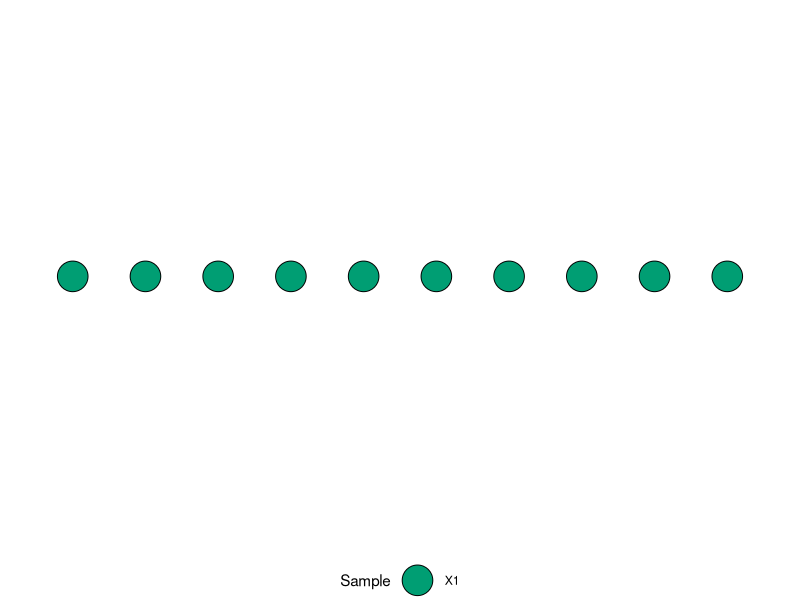
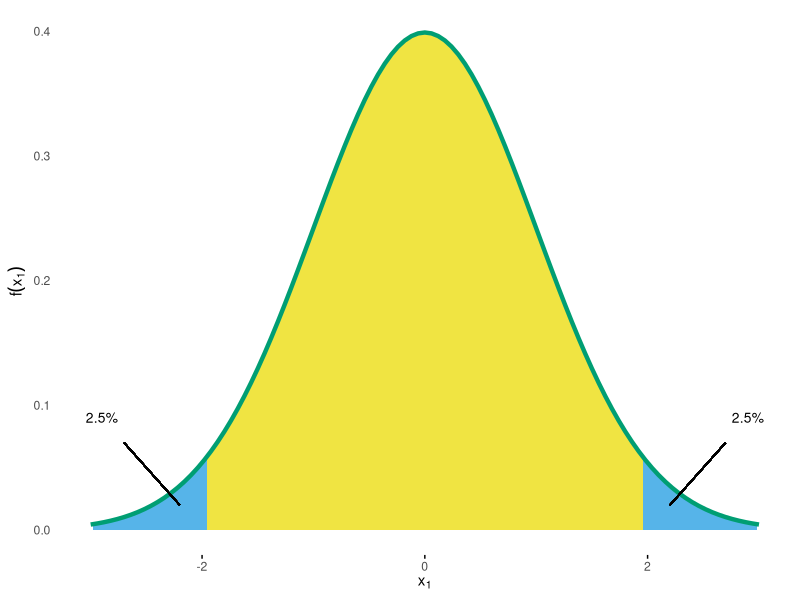
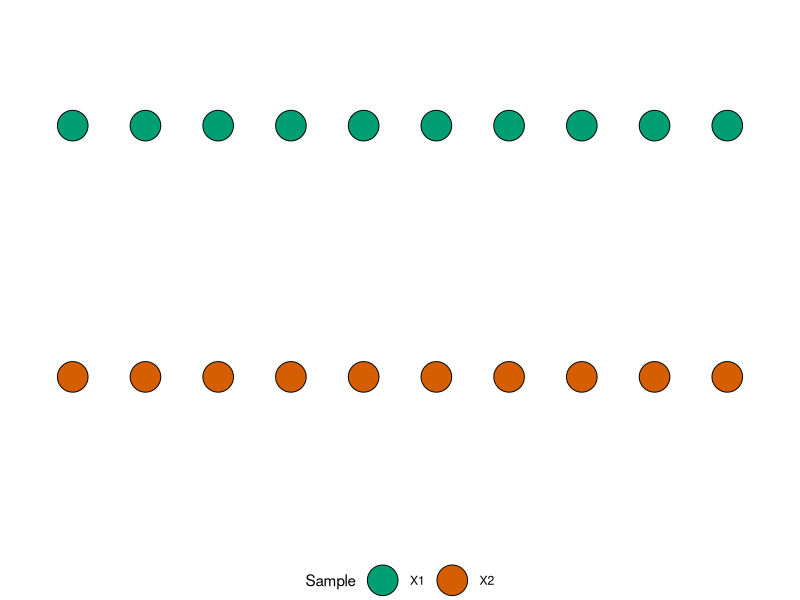
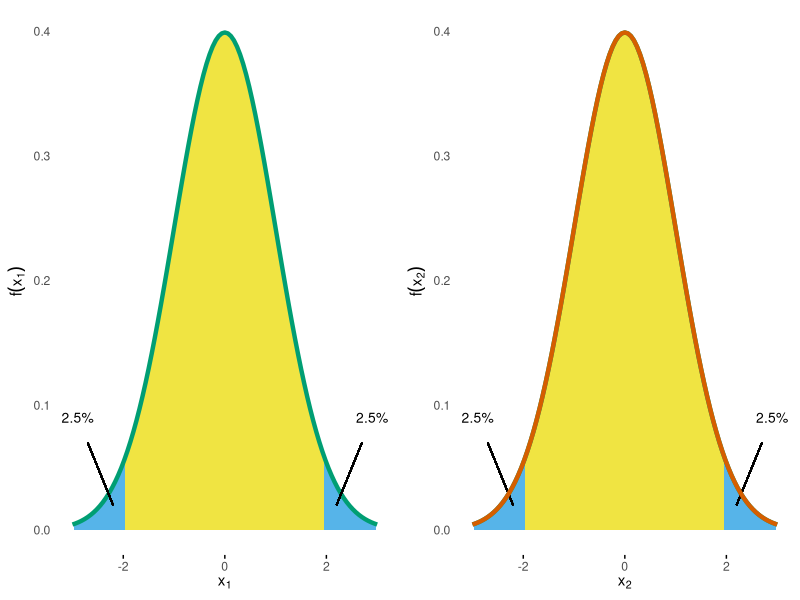
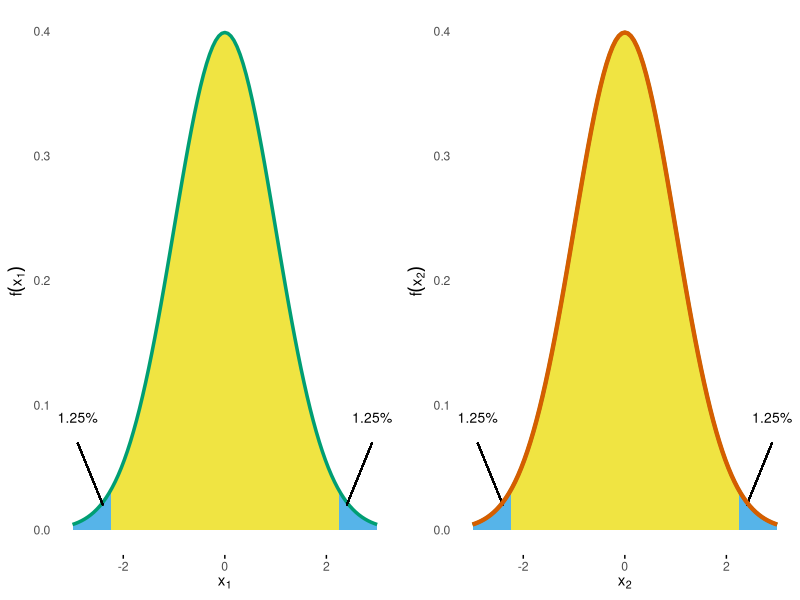
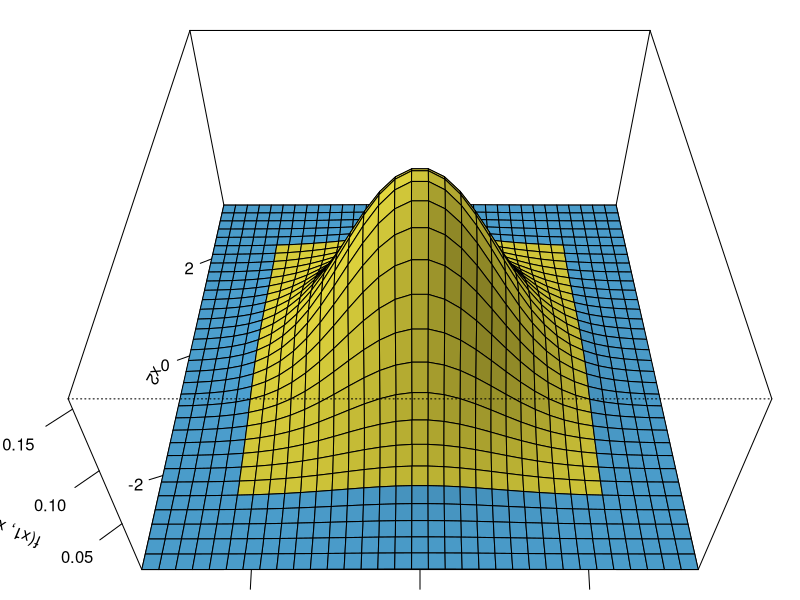
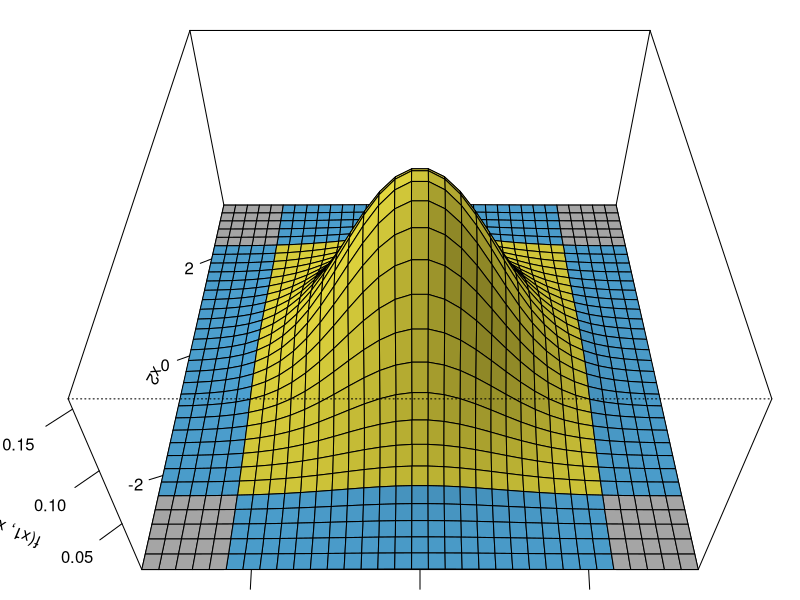
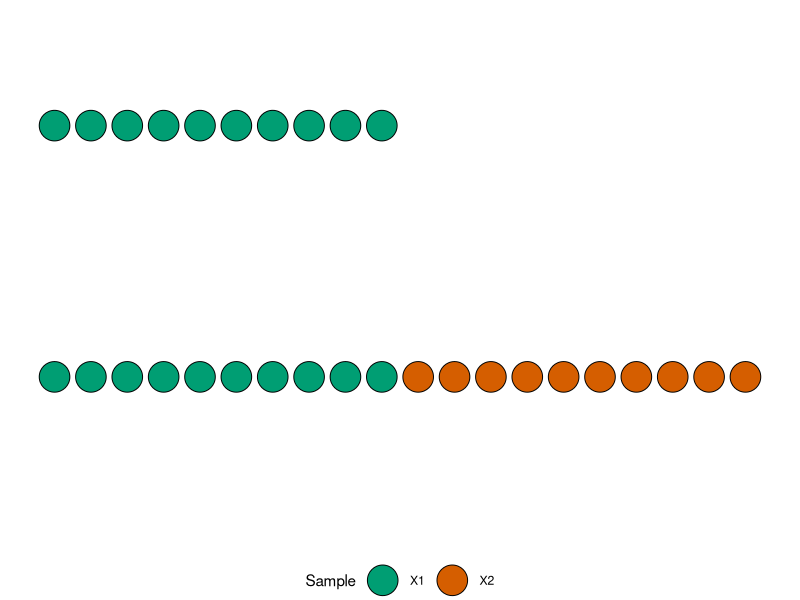

Generate these figures, in order, with R: (Note: this script raises an error after producing the figures.)
## ---- chunk 1
library(knitr)
library("ggplot2")

knitr::opts_chunk$set(
  comment = "#",
  prompt = F,
  tidy = FALSE,
  cache = FALSE,
  collapse = T,
  echo = FALSE,
  dpi = 300,
  fig.width = 5, fig.height = 5
)

okabe_palette <- c('orange' = "#E69F00",
                   'sky blue' = "#56B4E9",
                   'bluish green' = "#009E73",
                   'yellow' = "#F0E442",
                   'blue' = "#0072B2",
                   'vermillion' = "#D55E00",
                   'reddish purple' = "#CC79A7")

options(width = 100L, digits = 10)
## ---- chunk 2
fill_colors = c(X1 = okabe_palette[["bluish green"]],
                X2 = okabe_palette[["vermillion"]],
                "X1+X2" = "#6B7E3A")

data  = data.frame(x = c(1:10, 1:10, 1:20),
                   y = c(rep(2, 10), rep(1.5, 10), rep(1.5, 20)),
                   Sample = c(rep("X1", 10), rep("X2", 10), rep("X1+X2", 20))
)
## ---- chunk 3
dat = data[1:10, ]
ggplot(dat, aes(x = x, y = y)) +
    geom_point(size = 10, shape = 21, aes(fill = Sample)) +
    scale_fill_manual(values = fill_colors[1]) +
    lims(x = c(0.5, 10.5), y = c(2, 2)) +
    theme_void() +
    theme(legend.position = "bottom")

## ---- chunk 4
fig.cap = "Standard Normal Density with critial bounds marking 5% significance level."

blue = okabe_palette[["sky blue"]]
yellow = okabe_palette[["yellow"]]


crit = qnorm(1 - 0.025)
probLabel = paste0(pnorm(-crit)*100, "%")
x = seq(-3, 3, by = 0.01)

normalDensPlot = 
    ggplot(data.frame(x = x), aes(x = x)) +
    stat_function(fun = dnorm, geom = "area", fill = blue, xlim = c(-4, -crit)) +
    stat_function(fun = dnorm, geom = "area", fill = yellow, xlim = c(-crit, crit)) +
    stat_function(fun = dnorm, geom = "area", fill = blue, xlim = c(crit, 4)) +
    stat_function(fun = dnorm, color = okabe_palette[["bluish green"]], size = 1.5) +
    geom_segment(x = 2.2, xend = 2.7, y = 0.02, yend = 0.07) +
    geom_segment(x = -2.2, xend = -2.7, y = 0.02, yend = 0.07) +
    annotate("text", label = probLabel, x = 2.9, y = 0.09, size = 3.5) +
    annotate("text", label = probLabel, x = -2.9, y = 0.09, size = 3.5) +
    lims(x = range(x)) +
    labs(x = expression(x[1]), 
         y = expression(f(x[1]))) +
    theme_minimal() +
    theme(panel.grid.major = element_blank(),
          panel.grid.minor = element_blank(),
          axis.ticks.x = element_line())

normalDensPlot
## ---- chunk 5
qnorm(0.025)
## ---- chunk 6
dat = data[1:20, ]
ggplot(dat, aes(x = x, y = y)) +
    geom_point(size = 10, shape = 21, aes(fill = Sample)) +
    scale_fill_manual(values = fill_colors[1:2]) +
    lims(x = c(0.5, 10.5), y = c(1.2, 2.2)) +
    theme_void() +
    theme(legend.position = "bottom")

## ---- chunk 7
normalDensPlotX2 = normalDensPlot + 
    labs(x = expression(x[2]), y = expression(f(x[2]))) +
    stat_function(fun = dnorm, color = okabe_palette[["vermillion"]], size = 1.5)
gridExtra::grid.arrange(normalDensPlot, normalDensPlotX2, nrow = 1)
## ---- chunk 8
qnorm(0.025/2)
## ---- chunk 9
fig.cap = "Standard Normal Density with critial bounds marking 5% significance level."

blue = okabe_palette[["sky blue"]]
yellow = okabe_palette[["yellow"]]

crit = qnorm(1 - 0.025/2)
probLabel = paste0(pnorm(-crit)*100, "%")
x = seq(-3, 3, by = 0.01)

normalDensPlotAdj = 
    ggplot(data.frame(x = x), aes(x = x)) +
    stat_function(fun = dnorm, geom = "area", fill = blue, xlim = c(-4, -crit)) +
    stat_function(fun = dnorm, geom = "area", fill = yellow, xlim = c(-crit, crit)) +
    stat_function(fun = dnorm, geom = "area", fill = blue, xlim = c(crit, 4)) +
    stat_function(fun = dnorm, color = okabe_palette[["bluish green"]], size = 1.2) +
    geom_segment(x = 2.2+.2, xend = 2.7+.2, y = 0.02, yend = 0.07) +
    geom_segment(x = -2.2-.2, xend = -2.7-.2, y = 0.02, yend = 0.07) +
    annotate("text", label = probLabel, x = 2.9, y = 0.09, size = 3.5) +
    annotate("text", label = probLabel, x = -2.9, y = 0.09, size = 3.5) +
    lims(x = range(x)) +
    labs(x = expression(x[1]), 
         y = expression(f(x[1]))) +
    theme_minimal() +
    theme(panel.grid.major = element_blank(),
          panel.grid.minor = element_blank(),
          axis.ticks.x = element_line())
## ---- chunk 10
normalDensPlotX2Adj = normalDensPlotAdj + 
    labs(x = expression(x[2]), y = expression(f(x[2]))) +
    stat_function(fun = dnorm, color = okabe_palette[["vermillion"]], size = 1.5)
gridExtra::grid.arrange(normalDensPlotAdj, normalDensPlotX2Adj, nrow = 1)
## ---- chunk 11
alpha = 0.05
alpha.Bonf = alpha / 2
alpha.Sidak = 1 - (1-alpha)^(1/2)

crit.Bonf = -rep(qnorm(alpha.Bonf / 2), 2)
crit.Sidak = -rep(qnorm(alpha.Sidak / 2), 2)
## ---- chunk 12
mu = 0
Mean = c(mu, mu)
covariance = 0
Sigma0 = matrix(c(1, rep(covariance, 2), 1), 2)


width = 6.6
binwidth = 0.2
x1 = x2 = seq(from = mu - width/2, to = mu + width/2, by = binwidth)
grid = expand.grid(x1, x2)

z = mvtnorm::dmvnorm(grid, mean = Mean, sigma = Sigma0)
zmat = matrix(z, ncol = length(x1))

grid.col = expand.grid(x1[-1] - binwidth/2, x2[-1] - binwidth/2)
gc1 = grid.col[, 1]
gc2 = grid.col[, 2]

crit = crit.Sidak
get_color = Vectorize(function(x1, x2) {
    if (x1 < -crit[1] || x1 > crit[1] || x2 < -crit[2] || x2 > crit[2])
        blue else yellow
})

plot_normal_dens_2d = function(zmat, ...) {
    persp(x1, x2, zmat,
          expand = 0.5,
          lphi = 0,
          xlab = "x1",
          ylab = "x2\n",
          zlab = "f(x1, x2)",
          shade = 0.2,
          ticktype = "detailed",
          ...)
}
## ---- chunk 13
op = par(mar = c(0, 2, 0, 0))
plot_normal_dens_2d(zmat, phi = 45, col = get_color(gc1, gc2))
par(op)
## ---- chunk 14
crit.Bonf = -rep(qnorm(alpha.Bonf / 2), 2)
crit.Sidak = -rep(qnorm(alpha.Sidak / 2), 2)

crit = crit.Bonf
crit = crit.Sidak

calc2Dprob = function(crit, sigma) {
    calc_prob = function(lower, upper) {
        as.numeric(mvtnorm::pmvnorm(lower = lower, upper = upper, sigma = sigma))
    }
        
    left_stripe = calc_prob(lower = c(-Inf, -Inf), upper = c(-crit[1], Inf))
    lower_rectangle = calc_prob(lower = c(-crit[1], -Inf), upper = c(crit[1], -crit[2]))
    2 * left_stripe + 2 * lower_rectangle # return two-sided prob
}

p.edge = as.numeric(mvtnorm::pmvnorm(lower = c(-Inf, -Inf), 
                                     upper = c(-crit[1], -crit[2]), 
                                     sigma = Sigma0))


p2D.Bonf = calc2Dprob(crit.Bonf, sigma = Sigma0)
p2D.Sidak = calc2Dprob(crit.Sidak, sigma = Sigma0)
## ---- chunk 15
orange = okabe_palette[["orange"]]
crit = crit.Sidak
get_color_edges = Vectorize(function(x1, x2) {
    # Make edges grey
    if (x1 < -crit[1] && x2 < -crit[2] ||
        x1 < -crit[1] && x2 >  crit[2] ||
        x1 >  crit[1] && x2 < -crit[2] ||
        x1 >  crit[1] && x2 >  crit[2])
        return("grey")
    
    if (x1 < -crit[1] || x1 > crit[1] || x2 < -crit[2] || x2 > crit[2])
        blue else yellow
})

op = par(mar = c(0, 2, 0, 0))
plot_normal_dens_2d(zmat, phi = 45, col = get_color_edges(gc1, gc2))
par(op)
## ---- chunk 16
dat = data[1:20, ]
dat[11:20, "x"] = 11:20
dat = rbind(data.frame(x = 1:10, y = 1.5, Sample = "X1"), dat)
ggplot(dat, aes(x = x, y = y)) +
    geom_point(size = 10, shape = 21, aes(fill = Sample)) +
    scale_fill_manual(values = fill_colors[1:2]) +
    lims(x = c(0.5, 20.5), y = c(1.2, 2.2)) +
    theme_void() +
    theme(legend.position = "bottom")

## ---- chunk 17
dat = data[c(1:10, 21:40), ]

ggplot(dat, aes(x = x, y = y)) +
    geom_point(size = 10, shape = 21, aes(fill = Sample)) +
    scale_fill_manual(values = fill_colors[c(1, 3)]) +
    lims(x = c(0.5, 20.5), y = c(1.2, 2.2)) +
    theme_void() +
    theme(legend.position = "bottom")

## ---- chunk 18
normalDensPlotX2Adj = normalDensPlotAdj + 
    labs(x = expression(x[2]), y = expression(f(x[2]))) +
    stat_function(fun = dnorm, color = fill_colors[3], size = 1.5)
gridExtra::grid.arrange(normalDensPlotAdj, normalDensPlotX2Adj, nrow = 1)
## ---- chunk 19
mu = 0
Mean = c(mu, mu)
covariance = sqrt(0.5)
Sigma = matrix(c(1, rep(covariance, 2), 1), 2)

z = mvtnorm::dmvnorm(grid, mean = Mean, sigma = Sigma)
zmat = matrix(z, ncol = length(x1))
## ---- chunk 20
op = par(mar = rep(.1, 4))
plot_normal_dens_2d(zmat, phi = 40, col = get_color(gc1, gc2), box = FALSE)
plot_normal_dens_2d(zmat, phi = 65, col = get_color(gc1, gc2), box = FALSE)
plot_normal_dens_2d(zmat, phi = 90, col = get_color(gc1, gc2), box = FALSE)
par(op)
## ---- chunk 21
p2D.Bonf = calc2Dprob(crit.Bonf, sigma = Sigma)
## ---- chunk 22
include_graphics("figures/two-stage-Pocock-bounds.png")
## ---- chunk 23
include_graphics("figures/two-stage-Pocock-bounds-result.png")
## ---- chunk 24
crit.Pocock = rep(2.1783, 2)
p2D.Pocock = calc2Dprob(crit.Pocock, sigma = Sigma)
## ---- chunk 25
n = 100
tt = c(.5, 1)
crit = crit.Pocock
x = seq(0.2, 1.0, length = n)

upperLine = data.frame(x = x, y = crit[1])
lowerLine = data.frame(x = x, y = -crit[1])

upperArea = data.frame(x = x, ymin = upperLine$y, ymax = 3, y = 3)
innerArea = data.frame(x = x, ymin = lowerLine$y, ymax = upperLine$y, y = 0)
lowerArea = data.frame(x = x, ymin = -3, ymax = lowerLine$y, y = -3)

p = ggplot(mapping = aes(x = x, y = y)) +

    geom_ribbon(data = upperArea, aes(x = x, ymin = ymin, ymax = ymax, y = y), fill = blue) +
    geom_ribbon(data = innerArea, aes(x = x, ymin = ymin, ymax = ymax, y = y), fill = yellow) +
    geom_ribbon(data = lowerArea, aes(x = x, ymin = ymin, ymax = ymax, y = y), fill = blue) +

    geom_line(data = upperLine) +
    geom_line(data = lowerLine) +

    geom_point(data = data.frame(x = tt, y =  crit), size = 5, shape = 21, fill = fill_colors[c(1, 3)]) +
    geom_point(data = data.frame(x = tt, y = -crit), size = 5, shape = 21, fill = fill_colors[c(1, 3)]) +

    theme_minimal() +
    labs(x = "Information Rate", y = "Critical Value") +
    lims(y = c(-3, 3)) +
    theme(panel.grid.major = element_blank(),
          panel.grid.minor = element_blank(),
          axis.ticks.x = element_line())

p
## ---- chunk 26

asOBF <- function(t, alpha = 0.05, side = 2) {
  2 * (1 - stats::pnorm((stats::qnorm(1 - (alpha / side)/2)) / sqrt(t)))
}

n = 100
tt = c(.5, 1)

crit.OBF = -qnorm(asOBF(tt))
crit = crit.OBF
x = seq(0.2, 1.0, length = n)

upperLine = data.frame(x = x, y = -qnorm(asOBF(x)))
lowerLine = data.frame(x = x, y = qnorm(asOBF(x)))

upperArea = data.frame(x = x, ymin = upperLine$y, ymax = 6, y = 3)
innerArea = data.frame(x = x, ymin = lowerLine$y, ymax = upperLine$y, y = 0)
lowerArea = data.frame(x = x, ymin = -6, ymax = lowerLine$y, y = -3)

p = ggplot(mapping = aes(x = x, y = y)) +

    geom_ribbon(data = upperArea, aes(x = x, ymin = ymin, ymax = ymax, y = y), fill = blue) +
    geom_ribbon(data = innerArea, aes(x = x, ymin = ymin, ymax = ymax, y = y), fill = yellow) +
    geom_ribbon(data = lowerArea, aes(x = x, ymin = ymin, ymax = ymax, y = y), fill = blue) +

    geom_line(data = upperLine) +
    geom_line(data = lowerLine) +

    geom_point(data = data.frame(x = tt, y =  crit), size = 5, shape = 21, fill = fill_colors[c(1, 3)]) +
    geom_point(data = data.frame(x = tt, y = -crit), size = 5, shape = 21, fill = fill_colors[c(1, 3)]) +

    theme_minimal() +
    labs(x = "Information Rate", y = "Critical Value") +
    lims(y = c(-6, 6)) +
    theme(panel.grid.major = element_blank(),
          panel.grid.minor = element_blank(),
          axis.ticks.x = element_line())

p

## ---- chunk 27
include_graphics("figures/two-stage-OBF-bounds-result.png")
## ---- chunk 28
op = par(mar = rep(1.5, 4))
crit = crit.Pocock
plot_normal_dens_2d(zmat, phi = 80, col = get_color(gc1, gc2))
crit = crit.OBF
plot_normal_dens_2d(zmat, phi = 80, col = get_color(gc1, gc2))
par(op)
## ---- chunk 29

crit = crit.OBF
mu = 0
Mean = c(mu, mu)

Sigma = matrix(c(1, rep(sqrt(0.5), 2), 1), 2)
z = mvtnorm::dmvnorm(grid, mean = Mean, sigma = Sigma)
zmat0.5 = matrix(z, ncol = length(x1))

Sigma = matrix(c(1, rep(sqrt(0.7), 2), 1), 2)
z = mvtnorm::dmvnorm(grid, mean = Mean, sigma = Sigma)
zmat0.7 = matrix(z, ncol = length(x1))

Sigma = matrix(c(1, rep(sqrt(0.9), 2), 1), 2)
z = mvtnorm::dmvnorm(grid, mean = Mean, sigma = Sigma)
zmat0.9 = matrix(z, ncol = length(x1))


op = par(mar = rep(.1, 4))
plot_normal_dens_2d(zmat0.5, phi = 90, col = get_color(gc1, gc2), box = FALSE)
plot_normal_dens_2d(zmat0.7, phi = 90, col = get_color(gc1, gc2), box = FALSE)
plot_normal_dens_2d(zmat0.9, phi = 90, col = get_color(gc1, gc2), box = FALSE)
par(op)
